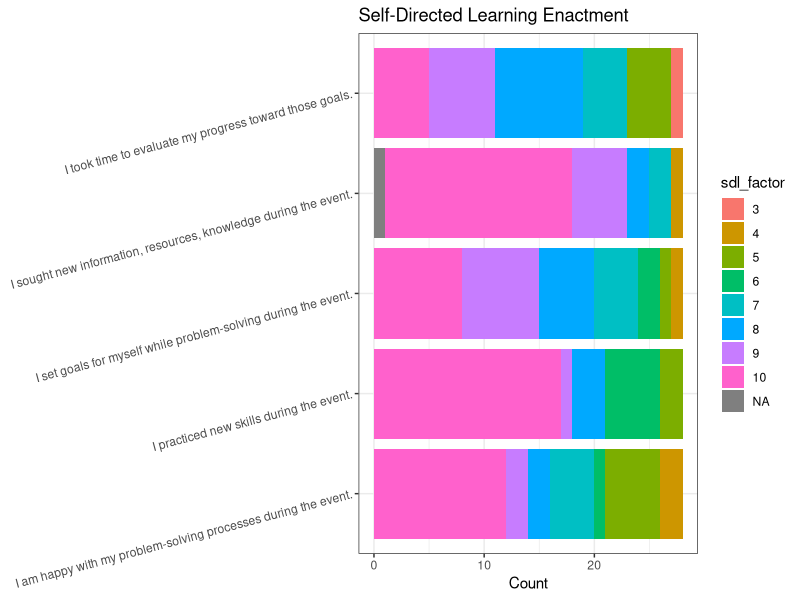
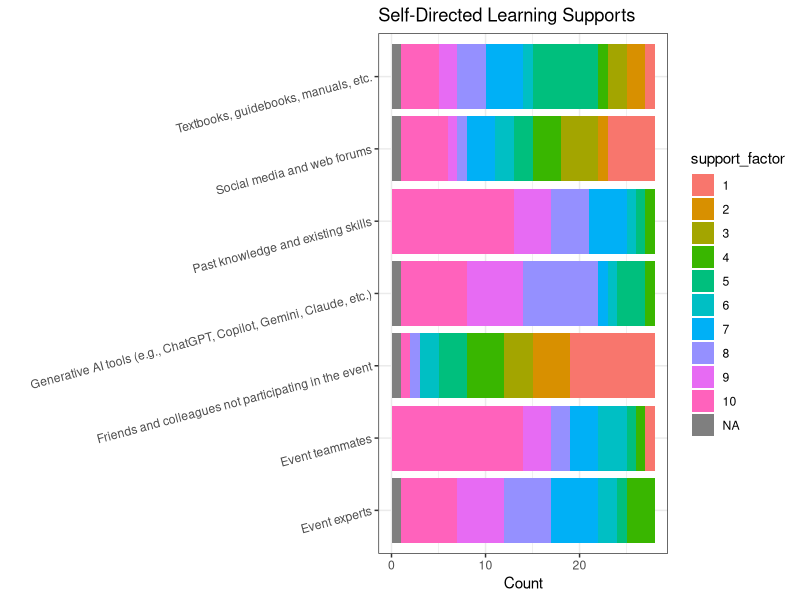
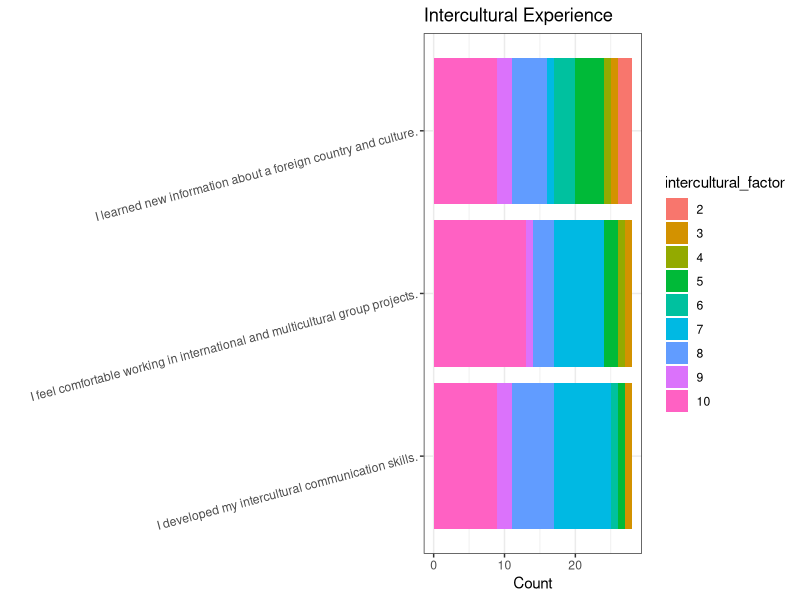

The R script that drew these images, in order:
## ---- chunk 1
knitr::opts_chunk$set(echo = TRUE)
library(tidyverse)
## ---- chunk 2
df <- 
  read_csv("FSU KNU hackathon - Fall 2024.csv") %>% 
  rename(
    participant_id = "Response ID",
    country = "Country",
    team = "Which team were you on? (Please enter your team name.)",
    hackathon_xp = "Not counting this event, how many times have you previously participated in hackathons or similar events? - 1",
    international_xp = "Have you participated previously in international group projects?",
    fav_programming = "What is your favorite programming language/stack? - Selected Choice",
    event_organization = "How well was this event organized?",
    event_satisfaction = "How satisfied are you with this event?",
    sdl_goals = "Please rate the degree to which you agree with the following statements about your participation in the event: - I set goals for myself while problem-solving during the event.",
    sdl_evaluation = "Please rate the degree to which you agree with the following statements about your participation in the event: - I took time to evaluate my progress toward those goals.",
    sdl_outside_sources = "Please rate the degree to which you agree with the following statements about your participation in the event: - I sought new information, resources, knowledge during the event.",
    sdl_practice = "Please rate the degree to which you agree with the following statements about your participation in the event: - I practiced new skills during the event.",
    sdl_satisfaction = "Please rate the degree to which you agree with the following statements about your participation in the event: - I am happy with my problem-solving processes during the event.",
    intercultural_skills = "Please rate the degree to which you agree with the following statements about your participation in the event: - I developed my intercultural communication skills during this event.",
    intercultural_knowledge = "Please rate the degree to which you agree with the following statements about your participation in the event: - I learned new information about a foreign country and culture through this event.",
    intercultural_comfortability = "Please rate the degree to which you agree with the following statements about your participation in the event: - I feel comfortable working in international and multicultural group projects after this event.",
    support_past_knowledge = "Please rate the importance of the following supports for problem-solving during this event: - Past knowledge and existing skills",
    support_event_teammates = "Please rate the importance of the following supports for problem-solving during this event: - Event teammates",
    support_event_experts = "Please rate the importance of the following supports for problem-solving during this event: - Event experts",
    support_outside_friends = "Please rate the importance of the following supports for problem-solving during this event: - Friends and colleagues not participating in the event",
    support_social_media = "Please rate the importance of the following supports for problem-solving during this event: - Social media and web forums",
    support_books = "Please rate the importance of the following supports for problem-solving during this event: - Textbooks, guidebooks, manuals, etc.",
    support_ai = "Please rate the importance of the following supports for problem-solving during this event: - Generative AI tools (e.g., ChatGPT, Copilot, Gemini, Claude, etc.)",
    helpfulness_event_experts = "How helpful were the event experts?",
    career_forward = "Are you ready to move forward in your career?",
    career_preparedness = "Please rate, with 1 being not at all prepared and 10 being completely prepared, the degree to which you feel ready to move forward in your career because of this event: - 1",
    future_involvement = "Would you be interested in participating in a future international event like this (e.g., hackathon, design sprint)?",
    description_overall = "Briefly describe your overall impressions of this event:",
    description_learning = "Briefly describe two or more new things you learned about your international partners through this binational event."
  ) %>%
  mutate(participant = row_number()) %>%
  select(participant, everything())
## ---- chunk 3
df_longer <-
  df %>%
  pivot_longer(
    cols = starts_with("sdl"),
    names_to = "sdl_category",
    values_to = "sdl_rating"
  ) %>%
  pivot_longer(
    cols = starts_with("support"),
    names_to = "support_category",
    values_to = "support_rating"
  ) %>%
  pivot_longer(
    cols = starts_with("intercultural"),
    names_to = "intercultural_category",
    values_to = "intercultural_rating"
  ) %>%
  mutate(
    sdl_factor = factor(sdl_rating),
    support_factor = factor(support_rating),
    intercultural_factor = factor(intercultural_rating)
  )
## ---- chunk 4
df_sdl_category <-
  df_longer %>%
  distinct(participant, sdl_category, .keep_all = TRUE) %>% 
  mutate(sdl_category = 
           str_replace_all(sdl_category, 
                           c("sdl_goals" = "I set goals for myself while problem-solving during the event.",
                             "sdl_evaluation" = "I took time to evaluate my progress toward those goals.",
                             "sdl_outside_sources" = "I sought new information, resources, knowledge during the event.",
                             "sdl_practice" = "I practiced new skills during the event.",
                             "sdl_satisfaction" = "I am happy with my problem-solving processes during the event."
                           )
           )
  )
## ---- chunk 5
df_sdl_category %>% 
  group_by(sdl_category) %>%
  summarize(sdl_mean = mean(sdl_rating, na.rm = TRUE)) %>%
  arrange(desc(sdl_mean)) %>%
  mutate(sdl_mean = round(sdl_mean, 3)) %>%
  rename("Self-Directed Learning Enactment" = sdl_category,
         "Mean Score (1-10)" = sdl_mean)
## ---- chunk 6
df_sdl_category %>%
  ggplot(aes(x = sdl_category, fill = sdl_factor)) +
  geom_bar() +
  labs(title = "Self-Directed Learning Enactment",
       x = NULL,
       y = "Count") +
  coord_flip() +
  theme_bw()  +
  theme(axis.text.y = element_text(angle = 15))
## ---- chunk 7
df_sdl_support <-
  df_longer %>%
  distinct(participant, support_category, .keep_all = TRUE) %>% 
  mutate(support_category = 
           str_replace_all(support_category, 
                           c("support_past_knowledge" = "Past knowledge and existing skills",
                             "support_event_teammates" = "Event teammates",
                             "support_event_experts" = "Event experts",
                             "support_outside_friends" = "Friends and colleagues not participating in the event",
                             "support_social_media" = "Social media and web forums",
                             "support_books" = "Textbooks, guidebooks, manuals, etc.",
                             "support_ai" = "Generative AI tools (e.g., ChatGPT, Copilot, Gemini, Claude, etc.)"
                           )
           )
  )
## ---- chunk 8
df_sdl_support %>%
  group_by(support_category) %>%
  summarize(support_mean = mean(support_rating, na.rm = TRUE)) %>%
  arrange(desc(support_mean)) %>%
  mutate(support_mean = round(support_mean, 3)) %>%
  rename("Importance of Self-Directed Learning Supports" = support_category,
         "Mean Score (1-10)" = support_mean)
## ---- chunk 9
df_sdl_support %>%
  ggplot(aes(x = support_category, fill = support_factor)) +
  geom_bar() +
  labs(title = "Self-Directed Learning Supports",
       x = "",
       y = "Count") +
  coord_flip() +
  theme_bw() +
  theme(axis.text.y = element_text(angle = 15))
## ---- chunk 10
df_intercultural <-
  df_longer %>%
  distinct(participant, intercultural_category, .keep_all = TRUE) %>% 
  mutate(intercultural_category = 
           str_replace_all(intercultural_category, 
                           c("intercultural_skills" = "I developed my intercultural communication skills.",
                             "intercultural_knowledge" = "I learned new information about a foreign country and culture.",
                             "intercultural_comfortability" = "I feel comfortable working in international and multicultural group projects."
                           )
           )
  )
## ---- chunk 11
df_intercultural %>%
  group_by(intercultural_category) %>%
  summarize(intercultural_mean = mean(intercultural_rating, na.rm = TRUE)) %>%
  arrange(desc(intercultural_mean)) %>%
  mutate(intercultural_mean = round(intercultural_mean, 3)) %>%
  rename("Intercultural Experience" = intercultural_category,
         "Mean Score (1-10)" = intercultural_mean)
## ---- chunk 12
df_intercultural %>%
  ggplot(aes(x = intercultural_category, fill = intercultural_factor)) +
  geom_bar() +
  labs(title = "Intercultural Experience",
       x = "",
       y = "Count") +
  coord_flip() +
  theme_bw()  +
  theme(axis.text.y = element_text(angle = 15))
## ---- chunk 13
df %>%
  mutate(event_satisfaction = 
           factor(event_satisfaction, 
                  levels = c("Absolutely pleased. When will the next one be?", 
                             "Satisfied", 
                             "Dissatisfied"
                  )
           )
  ) %>%
  count(event_satisfaction) %>%
  rename("Satisfaction with Event" = event_satisfaction,
         "Number of Responses" = n)
## ---- chunk 14
df %>%
  mutate(event_organization = factor(event_organization, 
                                     levels = c("Perfectly", "Good", "Not bad", "Badly", "Terribly"))
         ) %>%
  count(event_organization) %>%
  bind_rows(
    tibble(
      event_organization = "Terribly",
      n = 0
    )
  ) %>%
  rename("Organization of Event" = event_organization,
         "Number of Responses" = n)
## ---- chunk 15
df %>%
  mutate(helpfulness_event_experts = 
           factor(helpfulness_event_experts, 
                  levels = c("Super helpful", 
                             "Useful", 
                             "Enough",
                             "Did not help",
                             "I did not follow their recommendations",
                             "I am an expert"
                  )
           )
  ) %>%
  count(helpfulness_event_experts) %>%
  bind_rows(
    tibble(
      helpfulness_event_experts = 
        c("Did not help", 
          "I did not follow their recommendations",
          "I am an expert"
        ), 
      n = c(0, 0, 0)
    )
  ) %>%
  filter(!is.na(helpfulness_event_experts)) %>%
  rename("Helpfulness of Experts" = helpfulness_event_experts,
         "Number of Responses" = n)
## ---- chunk 16
df %>%
  count(future_involvement) %>%
  rename("Ready to Move Forward" = future_involvement,
         "Number of Responses" = n)
## ---- chunk 17
df %>%
  count(career_preparedness) %>%
  bind_rows(
    tibble(
      career_preparedness = c(2, 5),
      n = c(0, 0)
    )
  ) %>%
  arrange(career_preparedness) %>%
  rename("Readiness to Move Forward" = career_preparedness,
         "Number of Responses" = n)
## ---- chunk 18
df %>%
  count(hackathon_xp) %>%
  bind_rows(
    tibble(
      hackathon_xp = c(2, 4, 7, 8 , 9, 10),
      n = c(0, 0, 0, 0, 0, 0)
    )
  ) %>%
  arrange(hackathon_xp) %>%
  rename("Number of Past Hackathons" = hackathon_xp,
         "Number of Responses" = n)
## ---- chunk 19
df %>%
  count(international_xp) %>%
  rename("Past International Group Projects" = international_xp,
         "Number of Responses" = n)
## ---- chunk 20
df %>%
  count(fav_programming) %>%
  bind_rows(
    tibble(
      fav_programming = c("R", "PHP"), 
      n = c(0, 0)
    )
  ) %>%
  arrange(desc(n)) %>%
  rename("Favorite Programming Language" = fav_programming,
         "Number of Responses" = n)
